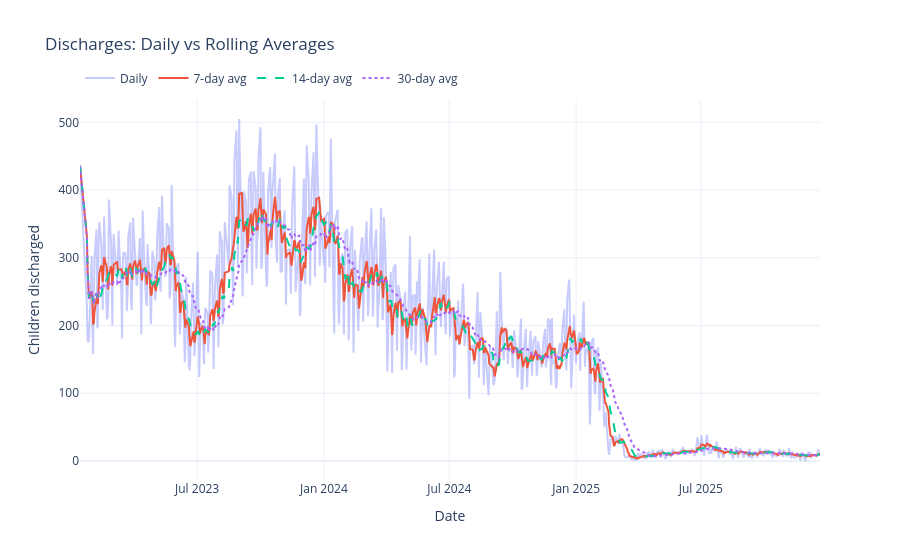

Here is the notebook cell this chart was saved with:
### Code cell
fig = rolling_comparison_chart(df, 'discharges', 'Discharges: Daily vs Rolling Averages', 'Children discharged')
fig.show()

### Figure 1 — Plotly figure (JSON) as saved in the notebook; plotly's stock layout.template omitted (floating-point values rounded to 4 significant figures; data arrays with more than 128 entries replaced by an {"elided": "..."} marker saying what was removed)
{"data": [{"mode": "lines", "name": "Daily", "opacity": 0.35, "type": "scatter", "x": {"elided": "720 str values"}, "y": {"elided": "720 int values"}}, {"line": {"dash": "solid"}, "mode": "lines", "name": "7-day avg", "type": "scatter", "x": {"elided": "720 str values"}, "y": {"elided": "720 float values"}}, {"line": {"dash": "dash"}, "mode": "lines", "name": "14-day avg", "type": "scatter", "x": {"elided": "720 str values"}, "y": {"elided": "720 float values"}}, {"line": {"dash": "dot"}, "mode": "lines", "name": "30-day avg", "type": "scatter", "x": {"elided": "720 str values"}, "y": {"elided": "720 float values"}}], "layout": {"legend": {"orientation": "h", "y": 1.02, "yanchor": "bottom"}, "title": {"text": "Discharges: Daily vs Rolling Averages"}, "xaxis": {"title": {"text": "Date"}}, "yaxis": {"title": {"text": "Children discharged"}}}}
